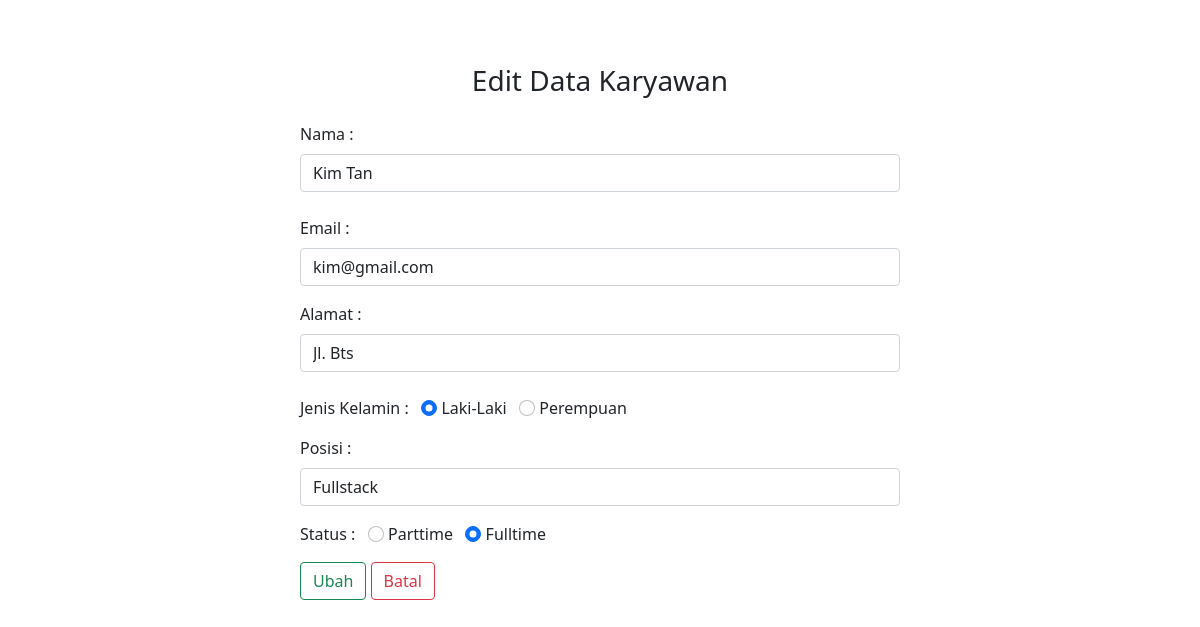
The page /edit.php?id=1 on the database its author committed.
### tables this page shows
CREATE TABLE `karyawan` (
  `id` int(100) NOT NULL,
  `name` varchar(100) NOT NULL,
  `email` varchar(100) NOT NULL,
  `address` varchar(100) NOT NULL,
  `gender` varchar(100) NOT NULL,
  `position` varchar(100) NOT NULL,
  `status` varchar(100) NOT NULL
);

### edit.php (the view, shortened to what this page needs)
<?php
include "db_conn.php";
$id = $_GET['id'];
?>
<!DOCTYPE html>
<html lang="en">
<head>
    <link href="https://cdn.jsdelivr.net/npm/bootstrap@5.1.3/dist/css/bootstrap.min.css" rel="stylesheet"
>
    <link rel="stylesheet" href="https://cdnjs.cloudflare.com/ajax/libs/font-awesome/6.2.1/css/all.min.css"
 />
</head>
<body>
    <nav class="navbar navbar-light justify-content-center fs-3 mb-5"
    style="backround-color: rgb(177, 230, 4);">
    </nav>
    <div class="container">
        <div class="text-center mb-4">
            <h3>Edit Data Karyawan</h3>
        </div>
        <?php
            $sql = "SELECT * FROM `karyawan` WHERE id = $id LIMIT 1";
            $result = mysqli_query($conn, $sql);
            $row = mysqli_fetch_assoc($result);
        ?>
        <div class="container d-flex justify-content-center">
            <form action="" method="post" style="width:50vw; min-width:300px;">
                <div class="row mb-3">
                    <div class="col">
                        <label class="form-label">Nama :</label>
                        <input type="text" class="form-control" name="name"  value="<?php echo $row['name'] ?>" ><br>
                    </div>
                    <div class="mb-3">
                        <label class="form-label">Email :</label>
                        <input type="email" class="form-control" name="email"  value="<?php echo $row['email'] ?>">
                    </div>
                    <div class="col">
                        <label class="form-label">Alamat :</label>
                        <input type="text" class="form-control" name="address"  value="<?php echo $row['address'] ?>"><br>
                    </div>
                    <div class="form-group mb-3">
                        <label>Jenis Kelamin :</label> &nbsp;
                        <input type="radio" class="form-check-input" name="gender" id="male" value="male" <?php echo $row['gender'] =='male'? "checked":"";?>>
                        <label for="male" class="form-input-label">Laki-Laki</label> &nbsp;
                        <input type="radio" class="form-check-input" name="gender" id="female" value="female"  <?php echo $row['gender'] =='female'? "checked":"";?>>
                        <label for="male" class="form-input-label">Perempuan</label><br>
                    </div>
                    <div class="mb-3">
                        <label class="form-label">Posisi :</label>
                        <input type="text" class="form-control" name="position"  value="<?php echo $row['position'] ?>">
                    </div>
                    <div class="form-group mb-3">
                        <label>Status :</label> &nbsp;
                        <input type="radio" class="form-check-input" name="status" id="parttime" value="parttime"  <?php echo $row['status'] =='parttime'? "checked":"";?>>
                        <label for="parttime" class="form-input-label">Parttime</label> &nbsp;
                        <input type="radio" class="form-check-input" name="status" id="fulltime" value="fulltime" <?php echo $row['status'] =='fulltime'? "checked":"";?>>
                        <label for="fulltime" class="form-input-label">Fulltime</label><br>
                    </div>
                    <div>
                        <button type="submit" name="submit" class="btn btn-outline-success">Ubah</button>
                        <a href="index.php" class="btn btn-outline-danger">Batal</a>
                    </div>
                </div>
            </form>
        </div>
    </div>
</body>
</html>

### rows shown on the page
karyawan: name "Kim Tan", email "kim@gmail.com", address "Jl. Bts", gender "☑ Laki-Laki", position "Fullstack", status "☐ Parttime", status "☑ Fulltime"
